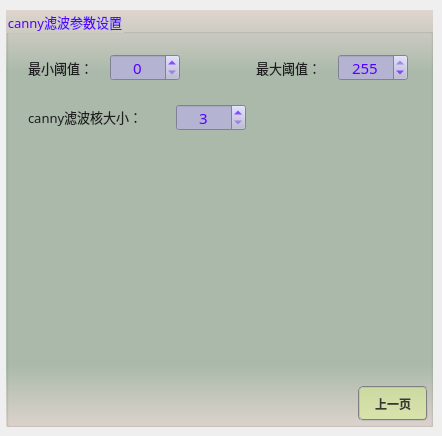
       <widget class="QWidget" name="page_10">
        <widget class="QGroupBox" name="groupParam_9">
         <property name="geometry">
          <rect>
           <x>6</x>
           <y>10</y>
           <width>427</width>
           <height>417</height>
          </rect>
         </property>
         <property name="font">
          <font>
           <family>微软雅黑</family>
           <pointsize>10</pointsize>
          </font>
         </property>
         <property name="styleSheet">
          <string notr="true">background-color: qlineargradient(x1:0, y1:0, x2:0, y2:1, stop:0 #dfd5cf, stop: 0.15 #acbbac, stop: 0.85 #acbbac,stop:1 #dfd5cf);
color: rgb(85, 0, 255);</string>
         </property>
         <property name="title">
          <string>canny滤波参数设置</string>
         </property>
         <widget class="QLabel" name="label_13">
          <property name="geometry">
           <rect>
            <x>22</x>
            <y>48</y>
            <width>79</width>
            <height>19</height>
           </rect>
          </property>
          <property name="font">
           <font>
            <family>微软雅黑</family>
            <pointsize>10</pointsize>
           </font>
          </property>
          <property name="styleSheet">
           <string notr="true">color: rgb(30, 30, 30);
background: transparent;</string>
          </property>
          <property name="text">
           <string>最小阈值：</string>
          </property>
         </widget>
         <widget class="QSpinBox" name="spinCannyMinThreshold">
          <property name="geometry">
           <rect>
            <x>104</x>
            <y>44</y>
            <width>70</width>
            <height>27</height>
           </rect>
          </property>
          <property name="font">
           <font>
            <family>微软雅黑</family>
            <pointsize>11</pointsize>
           </font>
          </property>
          <property name="styleSheet">
           <string notr="true">QWidget{color: rgb(85, 0, 255);background-color: rgb(180, 180, 210);}
QSpinBox::up-button{
    border:transparent;
}
QSpinBox::down-button{
    border:transparent;
}
QSpinBox::up-arrow{
    image:url(:/resource/up.png);
}
QSpinBox::down-arrow{
    image:url(:/resource/down.png);
}</string>
          </property>
          <property name="alignment">
           <set>Qt::AlignCenter</set>
          </property>
          <property name="minimum">
           <number>0</number>
          </property>
          <property name="maximum">
           <number>254</number>
          </property>
          <property name="singleStep">
           <number>1</number>
          </property>
          <property name="value">
           <number>0</number>
          </property>
         </widget>
         <widget class="QPushButton" name="btnCannyBack">
          <property name="geometry">
           <rect>
            <x>352</x>
            <y>376</y>
            <width>70</width>
            <height>35</height>
           </rect>
          </property>
          <property name="minimumSize">
           <size>
            <width>70</width>
            <height>30</height>
           </size>
          </property>
          <property name="font">
           <font>
            <family>微软雅黑</family>
            <pointsize>9</pointsize>
            <weight>75</weight>
            <italic>false</italic>
            <bold>true</bold>
           </font>
          </property>
          <property name="styleSheet">
           <string notr="true">QWidget{ background-color: rgba(225, 255, 127,100);}
QWidget{ color: rgb(55, 55, 55);}
QWidget{ border: 2px groove gray;border-radius: 5px;padding: 2px 4px;}
QPushButton:hover{ background-color: rgba(225, 255, 127,150);}
QPushButton:pressed{background-color: rgba(225, 255, 127,255);}</string>
          </property>
          <property name="text">
           <string>上一页</string>
          </property>
         </widget>
         <widget class="QLabel" name="label_21">
          <property name="geometry">
           <rect>
            <x>250</x>
            <y>48</y>
            <width>79</width>
            <height>19</height>
           </rect>
          </property>
          <property name="font">
           <font>
            <family>微软雅黑</family>
            <pointsize>10</pointsize>
           </font>
          </property>
          <property name="styleSheet">
           <string notr="true">color: rgb(30, 30, 30);
background: transparent;</string>
          </property>
          <property name="text">
           <string>最大阈值：</string>
          </property>
         </widget>
         <widget class="QSpinBox" name="spinCannyMaxThreshold">
          <property name="geometry">
           <rect>
            <x>332</x>
            <y>44</y>
            <width>70</width>
            <height>27</height>
           </rect>
          </property>
          <property name="font">
           <font>
            <family>微软雅黑</family>
            <pointsize>11</pointsize>
           </font>
          </property>
          <property name="styleSheet">
           <string notr="true">QWidget{color: rgb(85, 0, 255);background-color: rgb(180, 180, 210);}
QSpinBox::up-button{
    border:transparent;
}
QSpinBox::down-button{
    border:transparent;
}
QSpinBox::up-arrow{
    image:url(:/resource/up.png);
}
QSpinBox::down-arrow{
    image:url(:/resource/down.png);
}</string>
          </property>
          <property name="alignment">
           <set>Qt::AlignCenter</set>
          </property>
          <property name="minimum">
           <number>1</number>
          </property>
          <property name="maximum">
           <number>255</number>
          </property>
          <property name="singleStep">
           <number>1</number>
          </property>
          <property name="value">
           <number>255</number>
          </property>
         </widget>
         <widget class="QSpinBox" name="spinCannyKSize">
          <property name="geometry">
           <rect>
            <x>170</x>
            <y>94</y>
            <width>70</width>
            <height>27</height>
           </rect>
          </property>
          <property name="font">
           <font>
            <family>微软雅黑</family>
            <pointsize>11</pointsize>
           </font>
          </property>
          <property name="toolTip">
           <string/>
          </property>
          <property name="styleSheet">
           <string notr="true">QWidget{color: rgb(85, 0, 255);background-color: rgb(180, 180, 210);}
QSpinBox::up-button{
    border:transparent;
}
QSpinBox::down-button{
    border:transparent;
}
QSpinBox::up-arrow{
    image:url(:/resource/up.png);
}
QSpinBox::down-arrow{
    image:url(:/resource/down.png);
}</string>
          </property>
          <property name="alignment">
           <set>Qt::AlignCenter</set>
          </property>
          <property name="minimum">
           <number>3</number>
          </property>
          <property name="maximum">
           <number>5</number>
          </property>
          <property name="singleStep">
           <number>1</number>
          </property>
          <property name="value">
           <number>3</number>
          </property>
         </widget>
         <widget class="QLabel" name="label_23">
          <property name="geometry">
           <rect>
            <x>22</x>
            <y>96</y>
            <width>143</width>
            <height>22</height>
           </rect>
          </property>
          <property name="font">
           <font>
            <family>微软雅黑</family>
            <pointsize>10</pointsize>
           </font>
          </property>
          <property name="styleSheet">
           <string notr="true">color: rgb(30, 30, 30);
background: transparent;</string>
          </property>
          <property name="text">
           <string>canny滤波核大小：</string>
          </property>
         </widget>
        </widget>
       </widget>
